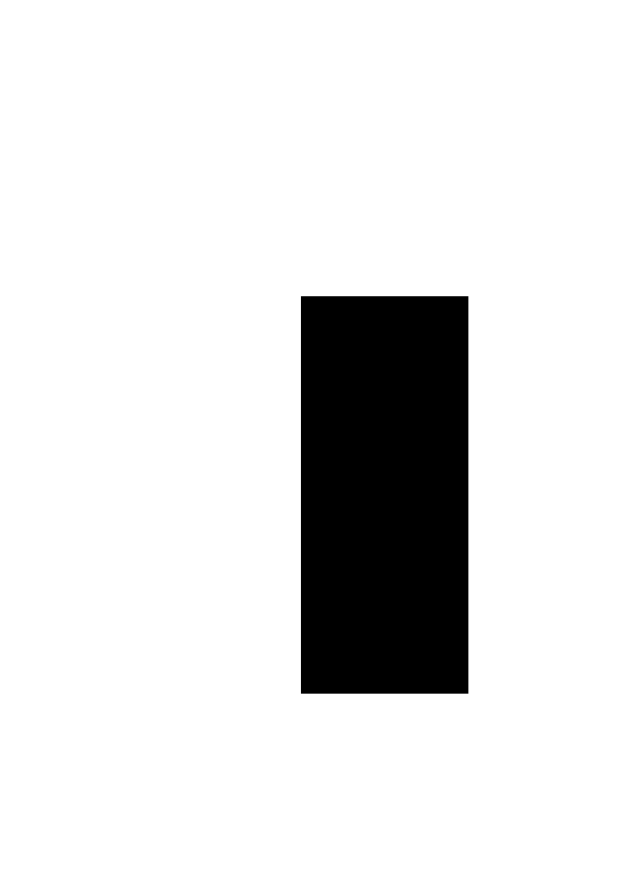
#> input picture Detection/Images/0001.jpg, 2495 x 3523 px (shown at 1/4 size)
$ python Rectangle_Area.py Images/0001.jpg
#> lines starting #> are read from the running program, lines starting #| are printed output that depends on the picture; after the words box and inside, x2 and y2 are one past the last pixel; in counts of white or black regions, pixels touching at a corner belong together
import numpy as np
import matplotlib.pyplot as plt
import sys
from skimage.color import rgb2gray, gray2rgb
from skimage.draw import line_nd
from skimage import io, measure, color
import skimage.filters as skfilt
from skimage.transform import probabilistic_hough_line
from skimage.util import img_as_ubyte
from skimage import feature
from itertools import product
import random
import statistics
import math

script, file = sys.argv
from skimage.draw import (line, polygon,
                          circle_perimeter,
                          ellipse, ellipse_perimeter,
                          bezier_curve)

img = io.imread(file)
#> img is the input picture: shape (3523, 2495, 3); min 0, max 255, mean 224.1
red_multiplier = [1, 0, 0]
lineNum = 1
sheetNum = 0
xValues = []
yValues = []
potMaxValList = []
maxValList = []
mergedMaxVal = []
potMaxValIndex = []
possibleLength = []
sideLength = []

# basic info on out image
print(type(img))
#| <class 'numpy.ndarray'>
print("image type: ", img.dtype)
#| image type:  uint8

fig = plt.figure()

# converts from rgb which is 3d array to grey scale which is a 2d array
grayscale = rgb2gray(img)
threshold = skfilt.threshold_otsu(grayscale)
#> threshold = 0.475


def CalcCornerPoints(linesArray, xMean, yMean, xValues, yValues, stopLength):
    indexValue = 0
    for i in linesArray:
        potMaxVal = math.sqrt((xMean - xValues[indexValue]) ** 2 + (yMean - yValues[indexValue]) ** 2)
        potMaxValList.append(potMaxVal)
        potMaxValIndex.append(indexValue)
        indexValue = indexValue + 1
    xMax = 0
    yMax = 0
    xMin = 1000000
    yMin = 1000000
    for z in xValues:
        if z > xMax:
            xMax = z
        if z < xMin:
            xMin = z
    for y in yValues:
        if y > yMax:
            yMax = y
        if y < yMin:
            yMin = y
    maxValTuple = (xMax, yMax)
    maxValList.append(maxValTuple)
    maxValTuple = (xMax, yMin)
    maxValList.append(maxValTuple)
    maxValTuple = (xMin, yMax)
    maxValList.append(maxValTuple)
    maxValTuple = (xMin, yMin)
    maxValList.append(maxValTuple)
    area = (xMax - xMin) * (yMax - yMin)
    print("The area is: ", area, "pixels")
    return maxValList


def DrawRectangle(maxValList, possibleLength):
    print("h")


# This applies the canny filter to our image and finds the edges


edgesArray = feature.canny(grayscale, sigma=3)
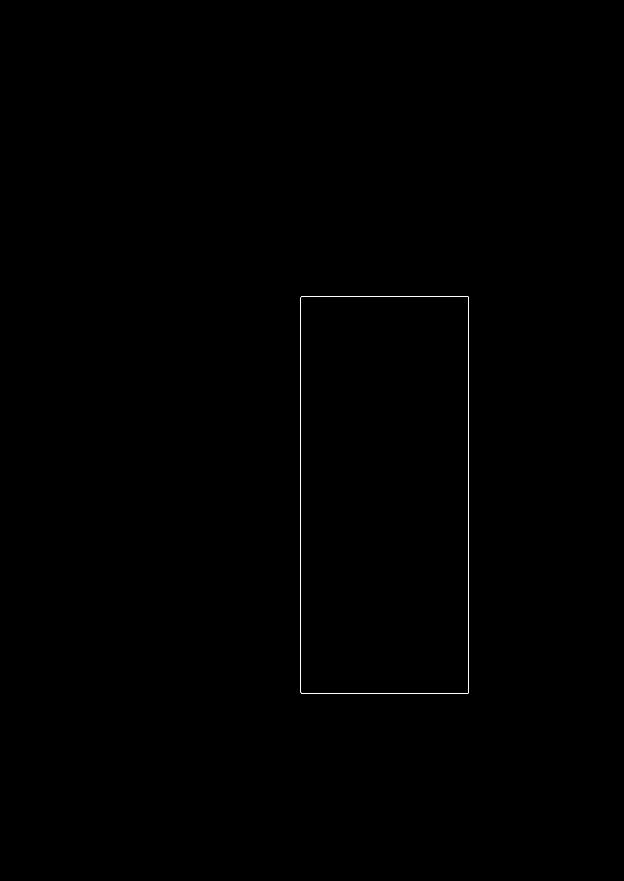
#> edgesArray: shape (3523, 2495) bool (shown at 1/4 size); 0.05% white in thin lines or dots, all inside (x1, y1, x2, y2) = (1203, 1184, 1874, 2775)
# print ("edges: ", type(edgesArray), " Shape: ", edgesArray.shape)

linesList = (probabilistic_hough_line(edgesArray, threshold=10, line_gap=3))
#> linesList = [((1873, 2771), (1873, 1188)), ((1203, 2770), (1203, 1189)), ((1868, 1184), (1209, 1184)), ((1870, 2774), (1206, 2774))]

linesArray = np.asarray(linesList)
# print ("lines shape", linesArray.shape)
print(linesArray)
#| [[[1873 2771]
#|   [1873 1188]]
#|  [[1203 2770]
#|   [1203 1189]]
#|  [[1868 1184]
#|   [1209 1184]]
#|  [[1870 2774]
#|   [1206 2774]]]
for i in linesArray[:, 0, 0]:
    print("Line #", lineNum, )

    print("x1 ----- ", linesArray[sheetNum, 0, 0])
    xValues.append(linesArray[sheetNum, 0, 0])

    print("y1 ----- ", linesArray[sheetNum, 0, 1])
    yValues.append(linesArray[sheetNum, 0, 1])

    print("x2 ----- ", linesArray[sheetNum, 1, 0])
    xValues.append(linesArray[sheetNum, 1, 0])

    print("y2 ----- ", linesArray[sheetNum, 1, 1])
    yValues.append(linesArray[sheetNum, 1, 1])

    lineNum = lineNum + 1
    sheetNum = sheetNum + 1
#> this loop made 4 passes
#> i on passes 1 to 4: 1873, 1203, 1868, 1870
#> (printed output is left out)
#> after the loop, lineNum = 5; sheetNum = 4; xValues = [1873, 1873, 1203, 1203, 1868, 1209, 1870, 1206]; yValues = [2771, 1188, 2770, 1189, 1184, 1184, 2774, 2774]

sheetNum = 0
xMean = statistics.mean(xValues)
#> xMean = 1538
yMean = statistics.mean(yValues)
#> yMean = 1979

stopLength = len(linesArray) - 4
#> stopLength = 0
maxValList = CalcCornerPoints(linesArray, xMean, yMean, xValues, yValues, stopLength)
#> the loop in CalcCornerPoints, `for i in linesArray:` made 4 passes
#> (i, potMaxVal) on passes 1 to 4: ([[1873, 2771], [1873, 1188]], 859.9), ([[1203, 2770], [1203, 1189]], 859), ([[1868, 1184], [1209, 1184]], 859), ([[1870, 2774], [1206, 2774]], 858.1)
#> after the loop in CalcCornerPoints, `for i in linesArray:`: indexValue = 4; potMaxValIndex = [0, 1, 2, 3]; potMaxValList = [859.9, 859, 859, 858.1]
#> the loop in CalcCornerPoints, `for z in xValues:` made 8 passes
#> (z, xMax, xMin) on pass 1: (1873, 1873, 1873)
#> (z, xMin) on pass 3: (1203, 1203)
#> after the loop in CalcCornerPoints, `for z in xValues:`: xMax = 1873; xMin = 1203
#> the loop in CalcCornerPoints, `for y in yValues:` made 8 passes
#> (y, yMax, yMin) on pass 1: (2771, 2771, 2771)
#> (y, yMin) on passes 2, 5: (1188, 1188), (1184, 1184)
#> after the loop in CalcCornerPoints, `for y in yValues:`: yMax = 2774; yMin = 1184
#> in CalcCornerPoints, `maxValTuple = (xMax, yMax)`: maxValTuple = (1873, 2774)
#> in CalcCornerPoints, `maxValTuple = (xMax, yMin)`: maxValTuple = (1873, 1184)
#> in CalcCornerPoints, `maxValTuple = (xMin, yMax)`: maxValTuple = (1203, 2774)
#> in CalcCornerPoints, `maxValTuple = (xMin, yMin)`: maxValTuple = (1203, 1184)
#> in CalcCornerPoints, `area = (xMax - xMin) * (yMax - yMin)`: area = 1065300
#| The area is:  1065300 pixels
#> maxValList = [(1873, 2774), (1873, 1184), (1203, 2774), (1203, 1184)]
xMax = 0
yMax = 0
xMin = 1000000
yMin = 1000000
for z in xValues:
    if z > xMax:
        xMax = z
    if z < xMin:
        xMin = z
#> this loop made 8 passes
#> after the loop, xMax = 1873; xMin = 1203
for y in yValues:
    if y > yMax:
        yMax = y
    if y < yMin:
        yMin = y
#> this loop made 8 passes
#> after the loop, yMax = 2774; yMin = 1184

# print("maxValList: ", maxValList)
DrawRectangle(maxValList, possibleLength)

# This loads the our images into subplots and removes axis

ax1 = fig.add_subplot(141)
ax1 = plt.imshow(img)

# ax1.axis('off')
# ax1.title ('Original Image', fontsize = 15)

ax2 = fig.add_subplot(142)
ax2 = plt.imshow(grayscale, cmap='Greys_r')

# ax[1].axis('off')
# ax2.title ('Edges', fontsize = 15)
xc, yc = grayscale.data.shape
#> xc = 3523; yc = 2495

ax3 = plt.subplots(ncols=2, nrows=1, figsize=(xc, yc))


poly = np.array((
    (yMax+10, xMin-10),
    (yMax+10, xMax+10),
    (yMin-10, xMax+10),
    (yMin-10, xMin-10),
))
#> poly = [[2784, 1193], [2784, 1883], [1174, 1883], [1174, 1193]]
rr, cc = polygon(poly[:, 0], poly[:, 1], img.shape)
img[rr, cc, 1] = 1
ax3 = plt.imshow(img, cmap='Greys_r')
# ax4 = plt.imshow(linePointHist, cmap = 'Greys_r')
# ax[2].axis('off')
# ax3.title ('Lines', fontsize = 15)

fig.tight_layout()
# show() function makes the image visable to viewer
plt.show()
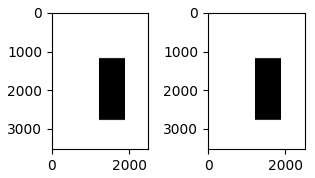
#> figure drawn by matplotlib, 2 panels
